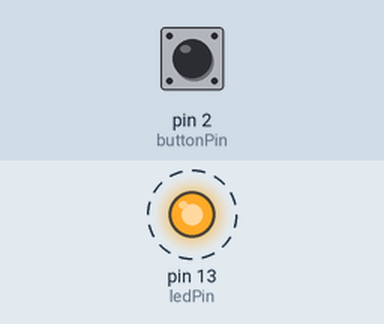
A sketch run on a simulated Arduino Uno, built with avr-gcc and run on an emulated ATmega328P. On the bench: output pins drawn as LEDs (lit = HIGH). Dashed ring = blinking. The test bench sets the inputs (shaded band); at power-on: pin 2 (buttonPin) HIGH.

Above: at 0.5 s.
Timing chart, 0 to 4.6 s (numbered marks = the images above):
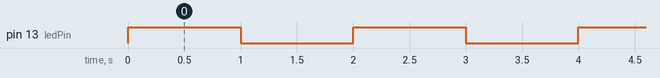

The sketch:

Lab3_1.ino
```cpp
#define ledPin 13
#define buttonPin 2
boolean buttonState;
int timeDelay;
void setup (){
     pinMode(ledPin,OUTPUT);
       pinMode(buttonPin, INPUT);
}
void loop(){
buttonState = digitalRead(buttonPin);
       if(buttonState == LOW){
       timeDelay =200;
       }
       else {
       timeDelay = 1000;
  }
       Blinkly(timeDelay);
}
void Blinkly (int timeDelay){
     digitalWrite(ledPin,HIGH);
       delay(timeDelay);
   digitalWrite(ledPin,LOW);
       delay(timeDelay);
}
```

Measured:
- by itself, pin 13 (ledPin): alternates HIGH for 1.0 s and LOW for 1.0 s
